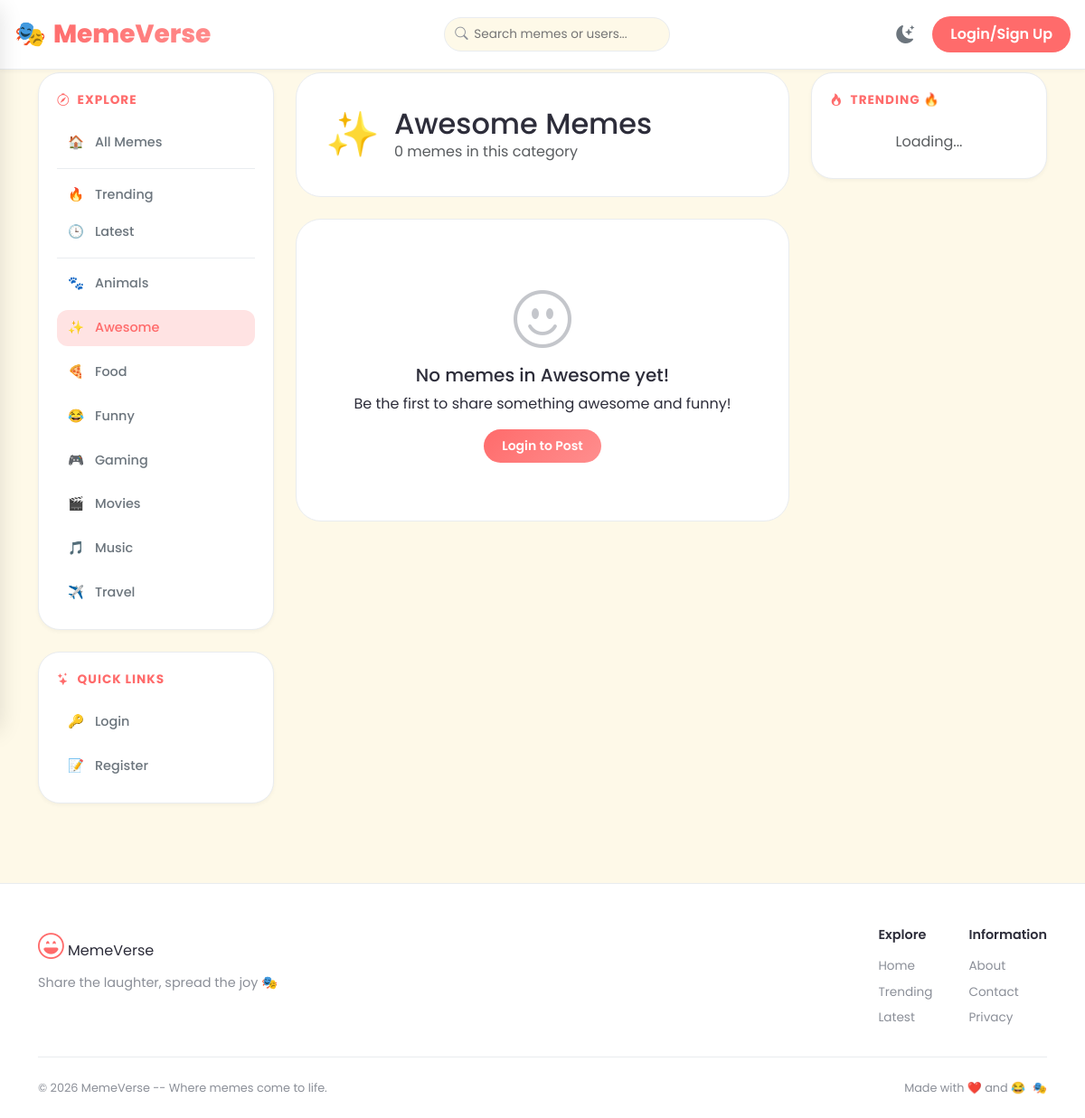
Page /category.php?slug=awesome on the committed database.
### tables this page shows
CREATE TABLE `categories` (
  `id` int NOT NULL AUTO_INCREMENT,
  `name` varchar(50) NOT NULL,
  `slug` varchar(50) NOT NULL,
  PRIMARY KEY (`id`),
  UNIQUE KEY `slug` (`slug`)
);

### includes/functions.php (called while the page is built, shortened)
<?php
function isLoggedIn() {
    return isset($_SESSION['user_id']) && !empty($_SESSION['user_id']);
}
function getCurrentUser($pdo) {
    if (!isLoggedIn()) return null;
    $stmt = $pdo->prepare("SELECT id, username, nickname, avatar, bio, email, is_admin, banned FROM users WHERE id = ?");
    $stmt->execute([$_SESSION['user_id']]);
    return $stmt->fetch();
}
function getCategoryEmoji($slug) {
    $emojis = [
        'funny' => '😂', 'animals' => '🐾', 'music' => '🎵', 'movies' => '🎬',
        'gaming' => '🎮', 'food' => '🍕', 'travel' => '✈️', 'awesome' => '✨'
    ];
    return $emojis[$slug] ?? '🏷️';
}
function escape($string) {
    return htmlspecialchars($string ?? '', ENT_QUOTES, 'UTF-8');
}
?>

### category.php (the view, shortened to what this page needs)
<?php
require_once 'includes/header.php';
$slug = isset($_GET['slug']) ? trim($_GET['slug']) : '';
$stmt = $pdo->prepare("SELECT id, name, slug FROM categories WHERE slug = ?");
$stmt->execute([$slug]);
$category = $stmt->fetch();
$category_id = $category['id'];
$category_name = $category['name'];
$category_emoji = getCategoryEmoji($slug);
$page = isset($_GET['page']) ? (int)$_GET['page'] : 1;
$limit = 10;
$offset = ($page - 1) * $limit;
$stmt = $pdo->prepare("
    SELECT p.*, u.username, u.avatar, u.nickname, u.id as user_id,
           c.name as category_name, c.slug as category_slug
    FROM posts p
    JOIN users u ON p.user_id = u.id
    JOIN categories c ON p.category_id = c.id
    WHERE p.category_id = :category_id
    ORDER BY p.created_at DESC
    LIMIT :limit OFFSET :offset
");
$stmt->bindParam(':category_id', $category_id, PDO::PARAM_INT);
$stmt->bindParam(':limit', $limit, PDO::PARAM_INT);
$stmt->bindParam(':offset', $offset, PDO::PARAM_INT);
$stmt->execute();
$posts = $stmt->fetchAll();
$stmt = $pdo->prepare("SELECT COUNT(*) FROM posts WHERE category_id = ?");
$stmt->execute([$category_id]);
$total_posts = $stmt->fetchColumn();
?>
<div class="row g-4">
    <div class="col-lg-3">
        <?php include 'includes/sidebar.php'; ?>
    </div>
    <div class="col-lg-6">
        <div class="profile-header mb-4">
            <div class="d-flex align-items-center gap-3">
                <div style="font-size: 3rem;"><?= $category_emoji ?></div>
                <div>
                    <h2 class="mb-0"><?= escape($category_name) ?> Memes</h2>
                    <p class="text-muted mb-0"><?= $total_posts ?> memes in this category</p>
                </div>
            </div>
        </div>
        <?php if (empty($posts)): ?>
            <div class="empty-state">
                <i class="bi bi-emoji-smile"></i>
                <h5>No memes in <?= escape($category_name) ?> yet!</h5>
                <p>Be the first to share something <?= strtolower($category_name) ?> and funny!</p>
                <?php if ($current_user): ?>
                    <a href="upload.php" class="btn-create">Upload Meme</a>
                <?php else: ?>
                    <a href="login.php" class="btn-create">Login to Post</a>
                <?php endif; ?>
            </div>
        <?php endif; ?>
    </div>
    <div class="col-lg-3">
        <div class="sidebar-card">
            <div class="sidebar-title"><i class="bi bi-fire"></i> TRENDING 🔥</div>
            <div id="trending-container" class="category-list"><div class="text-center py-2 text-muted">Loading...</div></div>
        </div>
    </div>
</div>
<?php require_once 'includes/footer.php'; ?>

### includes/sidebar.php (shortened to what this page needs)
<?php
$categories = $pdo->query("SELECT * FROM categories ORDER BY name")->fetchAll();
$current_slug = $_GET['slug'] ?? '';
?>
<div class="sidebar-card">
    <div class="sidebar-title"><i class="bi bi-compass"></i> EXPLORE</div>
    <a href="<?= SITE_URL ?>" class="category-link <?= empty($current_slug) ? 'active' : '' ?>">
        <span class="emoji">🏠</span> All Memes
    </a>
    <div class="category-divider"></div>
    <a href="<?= SITE_URL ?>trending.php" class="category-link"><span class="emoji">🔥</span> Trending</a>
    <a href="<?= SITE_URL ?>latest.php" class="category-link"><span class="emoji">🕒</span> Latest</a>
    <div class="category-divider"></div>
    <div class="category-list">
        <?php foreach ($categories as $cat): ?>
            <a href="<?= SITE_URL ?>category.php?slug=<?= $cat['slug'] ?>"
               class="category-link <?= $current_slug === $cat['slug'] ? 'active' : '' ?>">
                <span class="emoji"><?= getCategoryEmoji($cat['slug']) ?></span>
                <?= escape($cat['name']) ?>
            </a>
        <?php endforeach; ?>
    </div>
</div>
<div class="sidebar-card">
    <div class="sidebar-title"><i class="bi bi-stars"></i> QUICK LINKS</div>
    <div class="category-list">
        <?php if (isLoggedIn()): ?>
            <a href="<?= SITE_URL ?>upload.php" class="category-link"><span class="emoji">📤</span> Upload Meme</a>
            <a href="<?= SITE_URL ?>profile.php" class="category-link"><span class="emoji">👤</span> My Profile</a>
        <?php else: ?>
            <a href="<?= SITE_URL ?>login.php" class="category-link"><span class="emoji">🔑</span> Login</a>
            <a href="<?= SITE_URL ?>register.php" class="category-link"><span class="emoji">📝</span> Register</a>
        <?php endif; ?>
    </div>
</div>

### assets/css/style.css (style rules this page uses)
:root { --bg-primary: #fef9e8; --bg-secondary: #ffffff; --bg-card: #ffffff; --text-primary: #2d2d3a; --text-secondary: #6c757d; --text-muted: #8b8f98; --border-color: #e9ecef; --primary: #ff6b6b; --primary-dark: #ff5252; --primary-light: #ffe3e3; --danger: #ef476f; --shadow-sm: 0 2px 4px rgba(0,0,0,0.04); --shadow-md: 0 4px 12px rgba(0,0,0,0.08); --shadow-lg: 0 8px 24px rgba(0,0,0,0.12); --shadow-xl: 0 20px 40px rgba(0,0,0,0.15); }
* { margin: 0; padding: 0; box-sizing: border-box; }
body { background: var(--bg-primary); color: var(--text-primary); font-family: 'Poppins', sans-serif; padding-top: 80px; transition: background 0.3s ease, color 0.3s ease; }
.sidebar-card { background: var(--bg-card); border-radius: 24px; padding: 1.25rem; margin-bottom: 1.5rem; border: 1px solid var(--border-color); box-shadow: var(--shadow-sm); }
.sidebar-title { font-size: 0.85rem; font-weight: 700; text-transform: uppercase; letter-spacing: 1px; color: var(--primary); margin-bottom: 1rem; display: flex; align-items: center; gap: 0.5rem; }
.category-list { display: flex; flex-direction: column; gap: 0.5rem; }
.category-link { display: flex; align-items: center; gap: 0.75rem; padding: 0.6rem 0.75rem; color: var(--text-secondary); text-decoration: none; border-radius: 12px; transition: all 0.2s; font-weight: 500; font-size: 0.9rem; }
.category-link.active { background: var(--primary-light); color: var(--primary); }
.profile-header { background: var(--bg-card); border-radius: 28px; padding: 2rem; margin-bottom: 2rem; border: 1px solid var(--border-color); }
.empty-state { text-align: center; padding: 4rem 2rem; background: var(--bg-card); border-radius: 28px; border: 1px solid var(--border-color); }
.empty-state i { font-size: 4rem; color: var(--text-muted); opacity: 0.5; margin-bottom: 1rem; }
.btn-create { background: linear-gradient(135deg, var(--primary), #ff8e8e); color: white; padding: 0.5rem 1.25rem; border-radius: 40px; text-decoration: none; font-weight: 600; font-size: 0.875rem; transition: all 0.2s; display: inline-flex; align-items: center; gap: 0.5rem; border: none; cursor: pointer; }

### includes/sidebar.php (style rules this page uses)
.category-divider { height: 1px; background: var(--border-color); margin: 0.5rem 0; }

### rows in the picture
categories: slug "🐾", name "Animals"
categories: slug "✨", name "Awesome", name "awesome"
categories: slug "🍕", name "Food"
categories: slug "😂", name "Funny"
categories: slug "🎮", name "Gaming"
categories: slug "🎬", name "Movies"
categories: slug "🎵", name "Music"
categories: slug "✈️", name "Travel"

### other values in the picture
$category_emoji "✨"
$total_posts "0"
